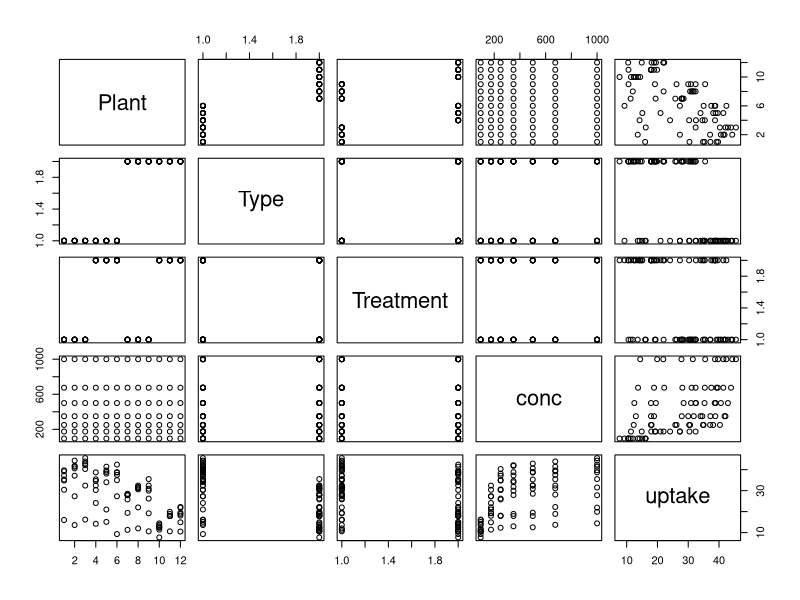

The R script that drew this image: (Note: this script raises an error after producing the figure.)
v <- 2 + 2

3 -> w

2 + 2

plot(CO2)

installed.packages()

install.packages("dplyr")

# http://samplecsvs.s3.amazonaws.com/Sacramentorealestatetransactions.csv

show(Sacramentorealestatetransactions)

View(Sacramentorealestatetransactions)

copy <- edit(Sacramentorealestatetransactions)

fix(Sacramentorealestatetransactions)

help(plot)

dose <- c(20,30,40,46,60)
drugA <- c(16, 20, 27, 40, 60)
drugB <- c(15, 18, 25, 31, 40)

# default is a scatter plot
plot(dose, drugA)
# default is a scatter plot, we want both points and lines
plot(dose, drugA, type = "b")

opar <- par(no.readonly = TRUE)
par(lty = 2, pch=7)
plot(dose,drugA, type="b",main="Drug A")
par(opar)

pie(dose)

dev.off()